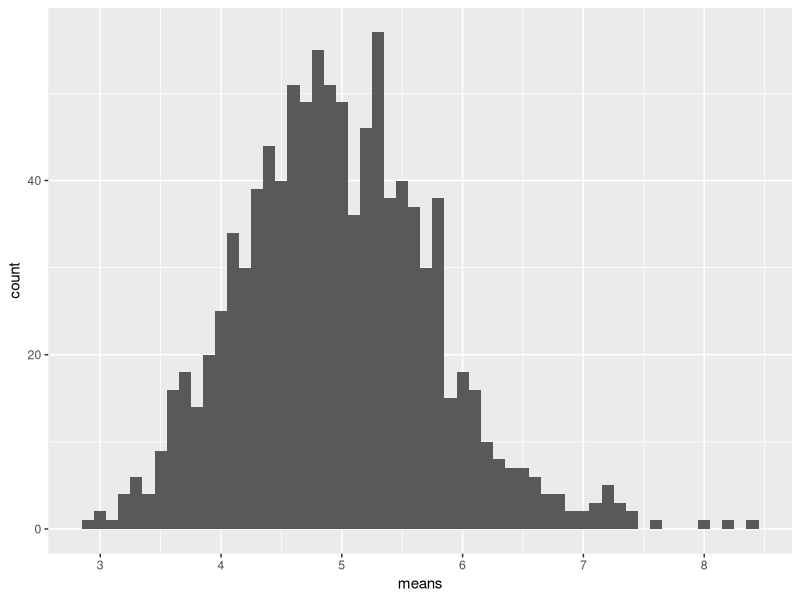
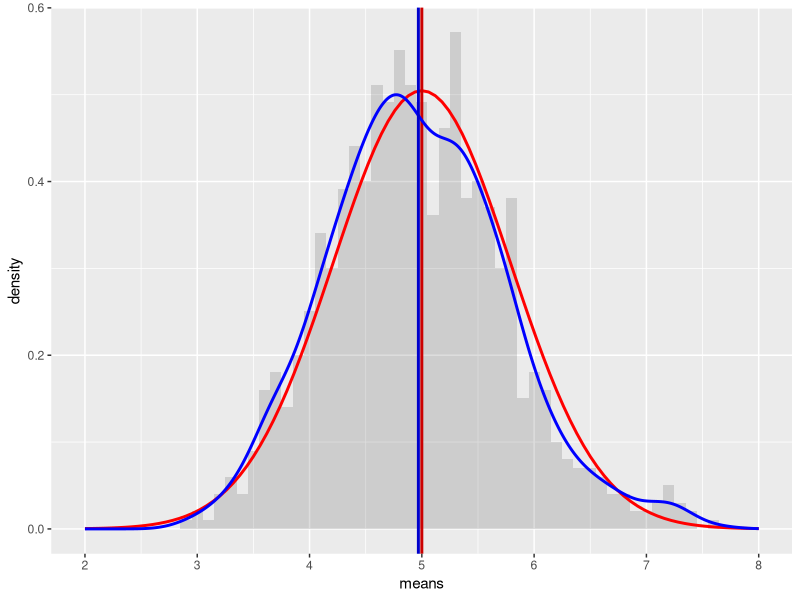

The R script that drew these images, in order:
## ---- chunk 1
library(knitr)
opts_chunk$set(fig.width=7, fig.height=4, warning=FALSE, message=FALSE)
## ---- chunk 2
# load neccesary libraries
library(ggplot2)

# set constants
lambda <- 0.2 # lambda for rexp
n <- 40 # number of exponetials
nSumim <- 1000 # number of tests

# set the seed 
set.seed(45876235)

# run the test resulting in n x nSumim matrix
expDistr <- matrix(data=rexp(n * nSumim, lambda), nrow=nSumim)
expDistrMean <- data.frame(means=apply(expDistr, 1, mean))
## ---- chunk 3
# plot the means
ggplot(data = expDistrMean, aes(x = means)) + 
  geom_histogram(binwidth=0.1) +   
  scale_x_continuous(breaks=round(seq(min(expDistrMean$means), max(expDistrMean$means), by=1)))
## ---- chunk 4
mu <- 1/lambda
mu
## ---- chunk 5
meanOfMeans <- mean(expDistrMean$means)
meanOfMeans
## ---- chunk 6
sd <- 1/lambda/sqrt(n)
sd
## ---- chunk 7
var <- sd^2
var
## ---- chunk 8
sd_x <- sd(expDistrMean$means)
sd_x

var_x <- var(expDistrMean$means)
var_x
## ---- chunk 9
# plot the means
ggplot(data = expDistrMean, aes(x = means)) + 
  geom_histogram(binwidth=0.1, aes(y=..density..), alpha=0.2) + 
  stat_function(fun = dnorm, args = list(mean = mu , sd = sd), colour = "red", size=1) + 
  geom_vline(xintercept = mu, size=1, colour="#CC0000") + 
  geom_density(colour="blue", size=1) +
  geom_vline(xintercept = meanOfMeans, size=1, colour="#0000CC") + 
  scale_x_continuous(breaks=seq(mu-3,mu+3,1), limits=c(mu-3,mu+3)) 
